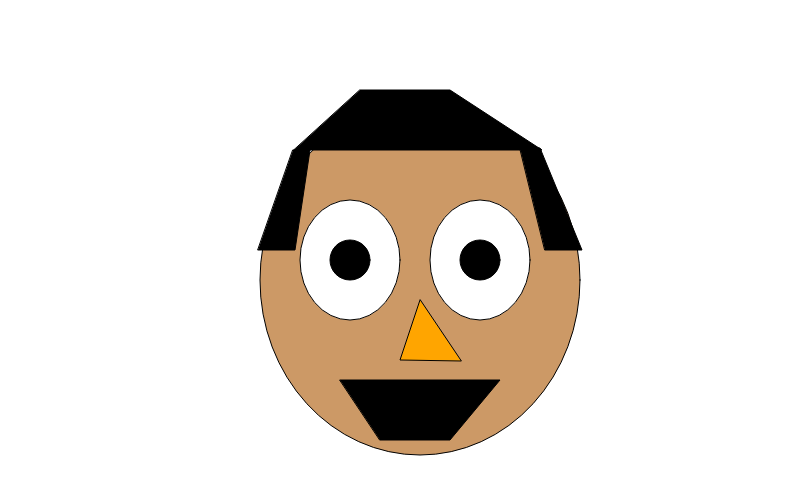
Frame 1 (no input)
Frame 60 (no input): identical to frame 1, image omitted
Frame 120 (the mouse pressed at the canvas centre since frame 60): identical to frame 1, image omitted

The p5.js sketch that drew this single still picture (run headless with seeded random() and noise() and a simulated clock; from frame 60 on, the mouse is pressed at the canvas centre):

// p5.js sketch
// ── sketch.js
function setup() {
	createCanvas(800, 500);
}

function draw() {
	background("white");

//face
fill("#cc9966");
ellipse(420,280,320,350);
    
//eye
fill("white");
ellipse(350,260,100,120);
fill("black");
ellipse(350,260,40,40); 

//eye
fill("white");
ellipse(480,260,100,120);
fill("black");
ellipse(480,260,40,40); 
    
//nose
fill("orange");
triangle(420,300, 400, 360, 461,361);
    
//mouth
fill("black");
quad(340,380,500,380,450,440,380,440);
    
//hair
fill("black");
quad(360,90,450,90,542,150,294,150);
quad(520,148,540,148,582,250,545,250);
quad(293,150,310,150,295,250,258,250);
    
    

}
// ── self.html
<html>
<head>
    <title>self</title>
    <link href="style.css" rel="stylesheet">
    <link href="https://fonts.googleapis.com/css?family=Volkhov:700" rel="stylesheet">
</head>
<body>

</body>
 <ul class="nav">
  <li><a href="index.html">Home</a></li>

</ul> 
    <div class="canvas">
    <script src="p5.min.js"></script>
	<script src="sketch.js"></script>
    </div>
</html>
// ── style.css
body{
  background-color:#3498DB;
    width: 75%;
    margin: 0 auto;
    text-align: center;
    
}
h1{
  text-align:center;
  font-size:3em;
  color:gold;
  font-family:;
}
  
ul {
  list-style-type:none;
}

img{
  text-align:center;
}

li{
  font-size:2em;
    text-align: center
}

a{
  text-decoration:none;
  color:gold;
}

a:hover{
  color:red;
  font-family: 'Volkhov', serif;
  font-size:40px;
  transition:color 1.5s;
 
}
img{
  display:block;
  margin:0 auto;
  
}
